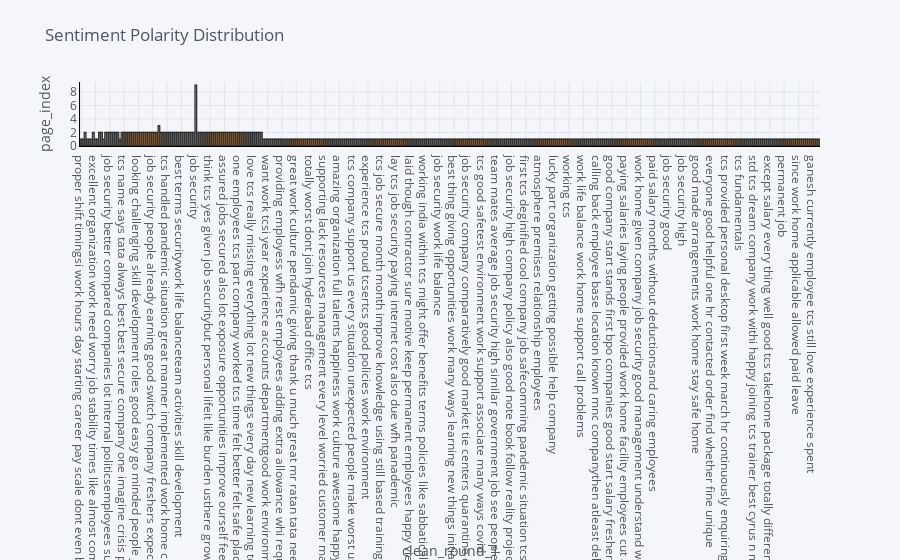

Notebook code cell kept with this figure:
### Code cell
data1['clean_round_1'].iplot(
    kind='hist',
    bins=50,
    xTitle='clean_round_1',
    linecolor='black',
    yTitle='page_index',
    title='Sentiment Polarity Distribution')

### Figure 1 — Plotly figure (JSON) as saved in the notebook; plotly's stock layout.template omitted (floating-point values rounded to 4 significant figures; data arrays with more than 128 entries replaced by an {"elided": "..."} marker saying what was removed)
{"data": [{"histfunc": "count", "histnorm": "", "marker": {"color": "rgba(255, 153, 51, 1.0)", "line": {"color": "#000000", "width": 1.3}}, "name": "clean_round_1", "nbinsx": 50, "opacity": 0.8, "orientation": "v", "type": "histogram", "x": {"elided": "449 str values"}}], "layout": {"barmode": "overlay", "legend": {"bgcolor": "#F5F6F9", "font": {"color": "#4D5663"}}, "paper_bgcolor": "#F5F6F9", "plot_bgcolor": "#F5F6F9", "title": {"font": {"color": "#4D5663"}, "text": "Sentiment Polarity Distribution"}, "xaxis": {"gridcolor": "#E1E5ED", "linecolor": "black", "showgrid": true, "tickfont": {"color": "#4D5663"}, "title": {"font": {"color": "#4D5663"}, "text": "clean_round_1"}, "zerolinecolor": "#E1E5ED"}, "yaxis": {"gridcolor": "#E1E5ED", "linecolor": "black", "showgrid": true, "tickfont": {"color": "#4D5663"}, "title": {"font": {"color": "#4D5663"}, "text": "page_index"}, "zerolinecolor": "#E1E5ED"}}}
